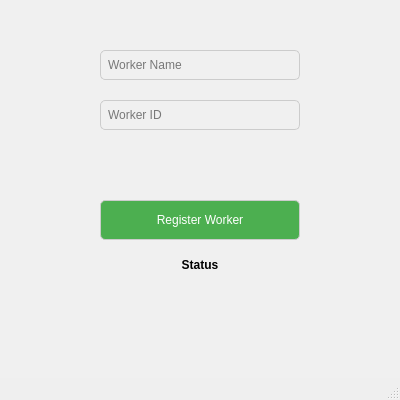
<?xml version="1.0" encoding="UTF-8"?>
<ui version="4.0">
 <class>WorkerWindow</class>
 <widget class="QMainWindow" name="WorkerWindow">
  <property name="geometry">
   <rect>
    <x>0</x>
    <y>0</y>
    <width>400</width>
    <height>400</height>
   </rect>
  </property>
  <property name="windowTitle">
   <string>Worker Window</string>
  </property>
  <widget class="QWidget" name="centralwidget">
   <property name="styleSheet">
    <string notr="true">
     QWidget {
         background-color: #f0f0f0;
     }
     QLineEdit, QPushButton {
         border: 1px solid #ccc;
         border-radius: 5px;
         padding: 5px;
     }
     QPushButton {
         background-color: #4CAF50;
         color: white;
     }
     QLabel#statusLabel {
         font-weight: bold;
     }
    </string>
   </property>
   <widget class="QLineEdit" name="workerNameLineEdit">
    <property name="geometry">
     <rect>
      <x>100</x>
      <y>50</y>
      <width>200</width>
      <height>30</height>
     </rect>
    </property>
    <property name="placeholderText">
     <string>Worker Name</string>
    </property>
   </widget>
   <widget class="QLineEdit" name="workerIdLineEdit">
    <property name="geometry">
     <rect>
      <x>100</x>
      <y>100</y>
      <width>200</width>
      <height>30</height>
     </rect>
    </property>
    <property name="placeholderText">
     <string>Worker ID</string>
    </property>
   </widget>
   <widget class="QPushButton" name="registerButton">
    <property name="geometry">
     <rect>
      <x>100</x>
      <y>200</y>
      <width>200</width>
      <height>40</height>
     </rect>
    </property>
    <property name="text">
     <string>Register Worker</string>
    </property>
   </widget>
   <widget class="QLabel" name="statusLabel">
    <property name="geometry">
     <rect>
      <x>100</x>
      <y>250</y>
      <width>200</width>
      <height>30</height>
     </rect>
    </property>
    <property name="text">
     <string>Status</string>
    </property>
    <property name="alignment">
     <set>Qt::AlignCenter</set>
    </property>
   </widget>
  </widget>
  <widget class="QMenuBar" name="menubar">
   <property name="geometry">
    <rect>
     <x>0</x>
     <y>0</y>
     <width>400</width>
     <height>21</height>
    </rect>
   </property>
  </widget>
  <widget class="QStatusBar" name="statusbar"/>
 </widget>
 <resources/>
 <connections/>
</ui>
